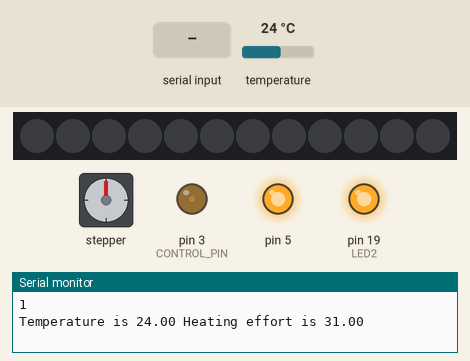
Recording of a sketch running on a simulated Arduino Mega 2560, built with avr-gcc and run on an emulated ATmega2560. Shown: 12 RGB LEDs in strip order, left to right, stepper motor, output pins drawn as LEDs (lit = HIGH), the last lines printed to the serial monitor. The test bench sets the inputs (shaded band); at power-on: temperature 24 °C. EEPROM starts erased; stepper angles assume 2048 steps per turn.

Above: at 1.3 s.
1.4 s: "M90\n" received over Serial
At 3.0 s:
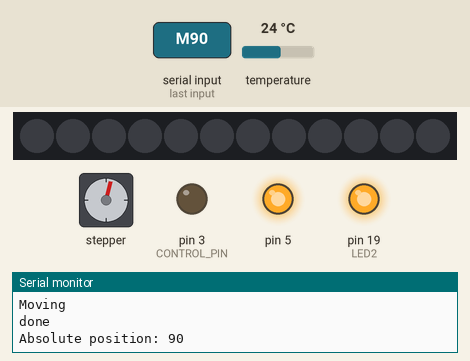
3.7 s: temperature set to 33 °C
At 4.6 s:
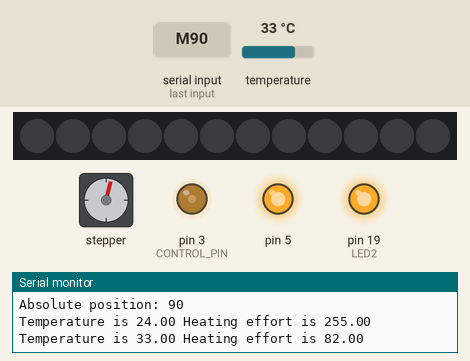
7.4 s: "T,45\n" received over Serial
10.4 s: "M90\n" received over Serial
At 12.2 s:
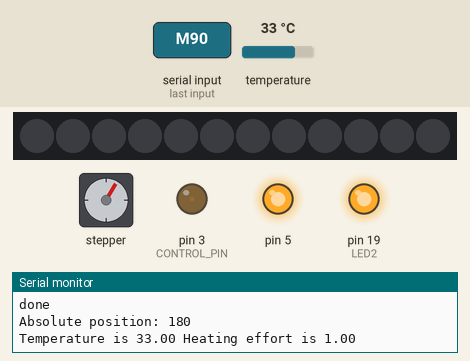
12.3 s: "T90\n" received over Serial
At 14.7 s:
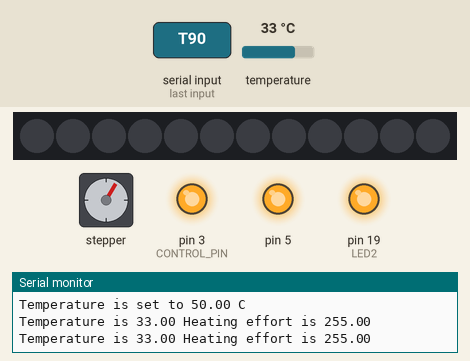
15.0 s: temperature set to 41 °C
At 15.6 s:
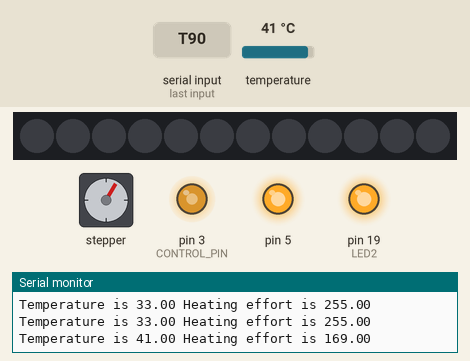
Timing chart, 0 to 18.0 s (numbered marks = the images above; inputs shaded):
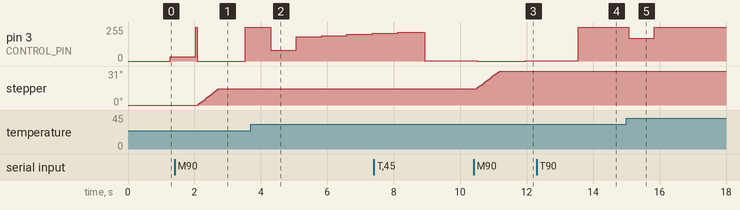

The sketch:

ws_legacy.ino
```cpp
#include <EEPROM.h>
#include <OneWire.h>
#include <DallasTemperature.h>
#include <PID_v1.h>
#include <Stepper.h>
#include <Adafruit_NeoPixel.h>

#ifdef __AVR__
#include <avr/power.h>
#endif

//NEW CONFIGURATION for incubator/leds
#define LED1 4
#define LED2 19
#define CONTROL_PIN 3
#define ONE_WIRE_BUS 2
#define END_STOP A0
#define PIN 4
#define NUMPIXELS      12

//motor controls
int end_stop = 0;
Stepper small_stepper(32, 6, 8, 7, 9);
int  Steps2Take;
int val = 1;
int led_flag = 0;
int previous_led = -256;

//Define Variables we'll be connecting to for PID temperature control
double Setpoint, Input, Output;


PID myPID(&Input, &Output, &Setpoint, 2, 5, 1, DIRECT);
OneWire oneWire(ONE_WIRE_BUS);
//OneWire oneWire1(ONE_WIRE_BUS_2);

// Pass our oneWire reference to Dallas Temperature.
DallasTemperature sensors(&oneWire);
Adafruit_NeoPixel pixels = Adafruit_NeoPixel(NUMPIXELS, PIN, NEO_GRB + NEO_KHZ800);

int delayval = 500; // delay for half a second
byte LED_flag = 0;
String inputString = "";         // a string to hold incoming data
boolean stringComplete = false;  // whether the string is complete
int incomingByte = 1;   // for incoming serial data
unsigned int counter = 0;
unsigned long time2 = 0;
unsigned long time3 = 0;
int red = 255;
int blue = 255;
int green = 255;
unsigned long time;
String Serial_input;
int absolute = 0;

void setup(void)
{
  // start serial port
  Serial.begin(9600);
  Serial.setTimeout(50);

  // Serial.println("Dallas Temperature IC Control Library Demo");
  // Start up the library
  sensors.begin();
  inputString.reserve(200);
  pinMode(CONTROL_PIN, OUTPUT);
  // pinMode(LED1,OUTPUT);
  pinMode(LED2, OUTPUT);
  //  digitalWrite(LED1,HIGH);
  digitalWrite(LED2, HIGH);
  LED(155,155,155);

  pinMode(6, OUTPUT);
  pinMode(5, OUTPUT);
  digitalWrite(6, LOW);
  digitalWrite(5, HIGH);
  // find_end();
  myPID.SetMode(AUTOMATIC);
  Setpoint = 37.5; //set the temperature
  myPID.SetOutputLimits(1, 255);
  myPID.SetTunings(18, 20, 1);
  //read where the next value should go and write a placeholder
  counter = EEPROMReadInt(0);
  EEPROMWriteInt(counter, 8000);
  counter = counter + 2;
  EEPROMWriteInt(0, counter);
  Serial.println(EEPROMReadInt(0));

  // End of trinket special code
  //setup LEDs to OFF at the start
  pixels.begin(); // This initializes the NeoPixel library.
  for (int i = 0; i < NUMPIXELS; i++) {
    // pixels.Color takes RGB values, from 0,0,0 up to 255,255,255
    pixels.setPixelColor(i, pixels.Color(0, 0, 0)); // Moderately bright green color.
    pixels.show(); // This sends the updated pixel color to the hardware.
    delay(5); // Delay for a period of time (in milliseconds).
  }
}

void LED(int r, int g, int b) {
    for (int i = 0; i < NUMPIXELS; i++) {
      // pixels.Color takes RGB values, from 0,0,0 up to 255,255,255
      pixels.setPixelColor(i, pixels.Color(r, g, b)); // Moderately bright green color.
      pixels.show(); // This sends the updated pixel color to the hardware.
      delay(5);
    }
}

void loop(void)
{
  time = millis();
  if (Serial.available() >= 1) {
    Serial_input = Serial.readString();
    condition(Serial_input);
  }
  if ((time - time3) > 500){
    time3 = time;
  // call sensors.requestTemperatures() to issue a global temperature
  // request to all devices on the bus
  sensors.requestTemperatures(); // Send the command to get temperatures
  double sensor_temp = sensors.getTempCByIndex(0);
  Input = sensor_temp;
  if (sensor_temp == -127) {
    Serial.println("Sensor disconnected, incubator off");
    analogWrite(CONTROL_PIN, 0);
  }
  else {
//    if (sensor_temp > 36 && sensor_temp < 41) {
      //digitalWrite(12,LOW);
  //    Serial.write("Incubator ready. ");
    //}
    //else if (sensor_temp > 37 && sensor_temp < 38) {
     // Serial.write("Perfect temperature. ");
    //}
    //else {
      // digitalWrite(12,HIGH);
      //Serial.write("Incubator not ready. ");
    //}
    myPID.Compute();
    analogWrite(CONTROL_PIN, Output);
    Serial.print("Temperature is ");
    Serial.print(Input);
    Serial.print(" Heating effort is ");
    Serial.println(Output);
  }
  }
  if ((time - time2) > 300000) {
    Serial.println("temperature written to disk");
    EEPROMWriteInt(counter, int(Input * 100));
    counter = counter + 2;
    EEPROMWriteInt(0, counter);
    time2 = time;
    if (counter > 1020) {
      counter = 2;
      EEPROMWriteInt(0, counter);
    }
  }
}

void EEPROMWriteInt(int p_address, int p_value)
{
  byte lowByte = ((p_value >> 0) & 0xFF);
  byte highByte = ((p_value >> 8) & 0xFF);
  EEPROM.write(p_address, lowByte);
  EEPROM.write(p_address + 1, highByte);
}

//This function will read a 2 byte integer from the eeprom at the specified address and address + 1
unsigned int EEPROMReadInt(int p_address)
{
  byte lowByte = EEPROM.read(p_address);
  byte highByte = EEPROM.read(p_address + 1);
  return ((lowByte << 0) & 0xFF) + ((highByte << 8) & 0xFF00);
}

void find_end() {
  while (end_stop == 0) {
    if (digitalRead(END_STOP) == HIGH) {
      small_stepper.setSpeed(350);
      small_stepper.step(-256);
    }
    else {
      end_stop = 1;
    }
  }
  small_stepper.setSpeed(700);
  small_stepper.step(0); //default position
  absolute = 0;
}


void condition(String Serial_input){
  // trim is needed as there is blank space and line break
  char first;
  first = Serial_input[0];
  Serial_input[0] = ' ';
  Serial_input.trim();
  if (Serial_input == "ed_on")
  {
    analogWrite(CONTROL_PIN, 0);
    led_flag = 1;
    LED(red,green,blue);
    Serial.println("lights on");
  }
  else if (Serial_input == "ed_off")
  {
    led_flag = 0;
    LED(0,0,0);
    Serial.println("lights off");
  }
  else if (first == 'C'){
    Serial.print("New RGB: ");
    red = (getValue(Serial_input, ',', 0).toInt());
    green = (getValue(Serial_input, ',', 1).toInt());   // turn the LED on (HIGH is the voltage level
    blue = (getValue(Serial_input, ',', 2).toInt());   // turn the LED on (HIGH is the voltage level
    Serial.print(red);Serial.print(",");Serial.print(green);Serial.print(",");Serial.println(blue);
  }
  else if(first == 'M')
  {
    Serial.println("Moving");
    int pos = (getValue(Serial_input, ',', 0).toInt());   // turn the LED on (HIGH is the voltage level
    int speeed (getValue(Serial_input, ',', 1).toInt());   // turn the LED on (HIGH is the voltage level
    if(speeed==0){
      speeed=250;
    }
     analogWrite(CONTROL_PIN, 0);
      small_stepper.setSpeed(speeed);
      if (val < 0 && digitalRead(END_STOP) == LOW) {
      }
      else {
        if (led_flag == 1) {
          small_stepper.step(pos);
        }
        else {
          small_stepper.step(pos);
        }
      }
      absolute = absolute + pos;
      Serial.println("done");
      Serial.print("Absolute position: ");
      Serial.println(absolute);
  }
  else if(first == 'H'){
    find_end();
    Serial.println("homing");
  }
  else if(first == 'T'){
    Setpoint = (getValue(Serial_input, ',', 0).toFloat());
    if(Setpoint>50){
      Setpoint = 50;
      Serial.println("Maximum temperature is 50 C");
    }
    Serial.print("Temperature is set to ");
    Serial.print(Setpoint);
    Serial.println(" C");
  }
  else {
    Serial.println("invalid command");
  }
}

String getValue(String data, char separator, int index)
{
    int found = 0;
    int strIndex[] = { 0, -1 };
    int maxIndex = data.length() - 1;

    for (int i = 0; i <= maxIndex && found <= index; i++) {
        if (data.charAt(i) == separator || i == maxIndex) {
            found++;
            strIndex[0] = strIndex[1] + 1;
            strIndex[1] = (i == maxIndex) ? i+1 : i;
        }
    }
    return found > index ? data.substring(strIndex[0], strIndex[1]) : "";
}
```

Measured:
- after the input at 1.4 s, stepper: turns 15° clockwise in 0.60 s, starting after 0.71 s
- after the input at 3.7 s, pin 3 (CONTROL_PIN): 255/255 → 82/255 after 0.59 s, → 181/255 0.77 s later, → 190/255 0.77 s later, → 199/255 0.77 s later, … (5 changes in this stretch)
- after the input at 10.4 s, pin 3 (CONTROL_PIN): 1/255 → 0/255 after 0.12 s, → 1/255 1.4 s later; stepper: turns 16° clockwise in 0.65 s, starting after 0.12 s
- after the input at 12.3 s, pin 3 (CONTROL_PIN): 1/255 → 255/255 after 1.2 s
- after the input at 15.0 s, pin 3 (CONTROL_PIN): 255/255 → 169/255 after 0.08 s, → 255/255 0.77 s later
